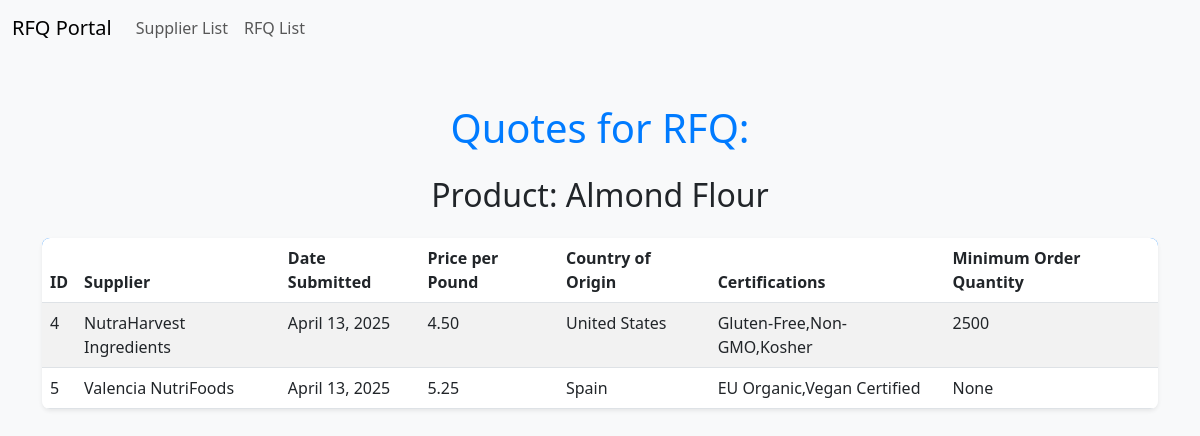
The app's page /rfqs/2/quotes/ with its own data.
### compareapp/models.py (models this page shows, shortened)
class RFQ(models.Model):
    item = models.CharField(max_length=255)
    due_date = models.DateField(null=True, blank=True)
    amount_required_lbs = models.DecimalField(max_digits=10, decimal_places=2, null=True, blank=True)
    ship_to_location = models.TextField(null=True, blank=True)
    required_certifications = models.TextField(null=True, blank=True)  # List of certifications

class Quote(models.Model):
    rfq = models.ForeignKey(RFQ, on_delete=models.CASCADE, related_name="rfqs")
    supplier = models.ForeignKey(Supplier, on_delete=models.CASCADE, related_name="suppliers")
    date_submitted = models.DateField(null=True, blank=True)
    price_per_pound = models.DecimalField(max_digits=10, decimal_places=2, null=True, blank=True)
    country_of_origin = models.CharField(max_length=255, null=True, blank=True)
    certifications = models.TextField(null=True, blank=True)  # List of certifications
    minimum_order_quantity = models.BigIntegerField(null=True, blank=True)

class Supplier(models.Model):
    company_name = models.CharField(max_length=255, primary_key=True)
    main_contact_name = models.CharField(max_length=255, null=True, blank=True)
    main_contact_email = models.EmailField(null=True, blank=True)
    main_contact_phone = models.CharField(max_length=20, null=True, blank=True)
    hq_address = models.TextField(null=True, blank=True)
    payment_terms = models.CharField(max_length=255, null=True, blank=True)

### compareapp/views.py (the view)
# urls.py: path('rfqs/<int:pk>/quotes/', RFQQuotesView.as_view(), name='rfq-quotes'),
class RFQQuotesView(View):
    def get(self, request, pk):
        rfq = get_object_or_404(RFQ, pk=pk)
        quotes = get_quotes_for_rfq(pk)
        for quote in quotes:
            if 'supplier' not in quote:
                supplier = Supplier.objects.get(pk=quote['supplier_id'])
                quote['supplier'] = {
                    'company_name': supplier.company_name,
                    'main_contact_name': supplier.main_contact_name,
                    'main_contact_email': supplier.main_contact_email,
                    'main_contact_phone': supplier.main_contact_phone,
                    'hq_address': supplier.hq_address,
                    'payment_terms': supplier.payment_terms
                }
        return render(request, 'compareapp/rfq_quotes.html', {'rfq': rfq, 'quotes': quotes})

### compareapp/services.py (called while the page is built)
def get_quotes_for_rfq(rfq_id):
    quotes = Quote.objects.filter(rfq_id=rfq_id).values()
    return list(quotes)

### compareapp/templates/compareapp/rfq_quotes.html (shortened to what this page needs)
<!DOCTYPE html>
<html lang="en">
<head>
    <link href="https://cdn.jsdelivr.net/npm/bootstrap@5.3.0/dist/css/bootstrap.min.css" rel="stylesheet">
</head>
<body>
    <nav class="navbar navbar-expand-lg navbar-light bg-light">
        <div class="container-fluid">
            <a class="navbar-brand" href="#">RFQ Portal</a>
            <div class="collapse navbar-collapse" id="navbarNav">
                <ul class="navbar-nav">
                    <li class="nav-item">
                        <a class="nav-link" href="{% url 'supplier-list' %}">Supplier List</a>
                    </li>
                    <li class="nav-item">
                        <a class="nav-link" href="{% url 'rfq-list' %}">RFQ List</a>
                    </li>
                </ul>
            </div>
        </div>
    </nav>
    <div class="container mt-5">
        <h1 class="text-center mb-4">Quotes for RFQ: {{ rfq.title }}</h1>
        <h2 class="text-center mb-4">Product: {{ rfq.item }}</h2>
        <table class="table table-striped table-hover shadow-sm">
            <thead>
                <tr>
                    <th>ID</th>
                    <th>Supplier</th>
                    <th>Date Submitted</th>
                    <th>Price per Pound</th>
                    <th>Country of Origin</th>
                    <th>Certifications</th>
                    <th>Minimum Order Quantity</th>
                </tr>
            </thead>
            <tbody>
                {% for quote in quotes %}
                <tr>
                    <td>{{ quote.id }}</td>
                    <td>{{ quote.supplier.company_name }}</td>
                    <td>{{ quote.date_submitted }}</td>
                    <td>{{ quote.price_per_pound }}</td>
                    <td>{{ quote.country_of_origin }}</td>
                    <td>{{ quote.certifications }}</td>
                    <td>{{ quote.minimum_order_quantity }}</td>
                </tr>
                {% endfor %}
            </tbody>
        </table>
    </div>
</body>
</html>

### compareapp/templates/compareapp/rfq_quotes.html (style rules this page uses)
body { background-color: #f8f9fa; }
.table { border-radius: 8px; overflow: hidden; }
.table thead { background-color: #007bff; color: white; }
h1 { color: #007bff; }

### records on screen
RFQ: item "Almond Flour"
Quote: id "4", supplier.company_name "NutraHarvest Ingredients", date_submitted "April 13, 2025", price_per_pound "4.50", country_of_origin "United States", certifications "Gluten-Free,Non-GMO,Kosher", minimum_order_quantity "2500"
Quote: id "5", supplier.company_name "Valencia NutriFoods", date_submitted "April 13, 2025", price_per_pound "5.25", country_of_origin "Spain", certifications "EU Organic,Vegan Certified", minimum_order_quantity "None"
